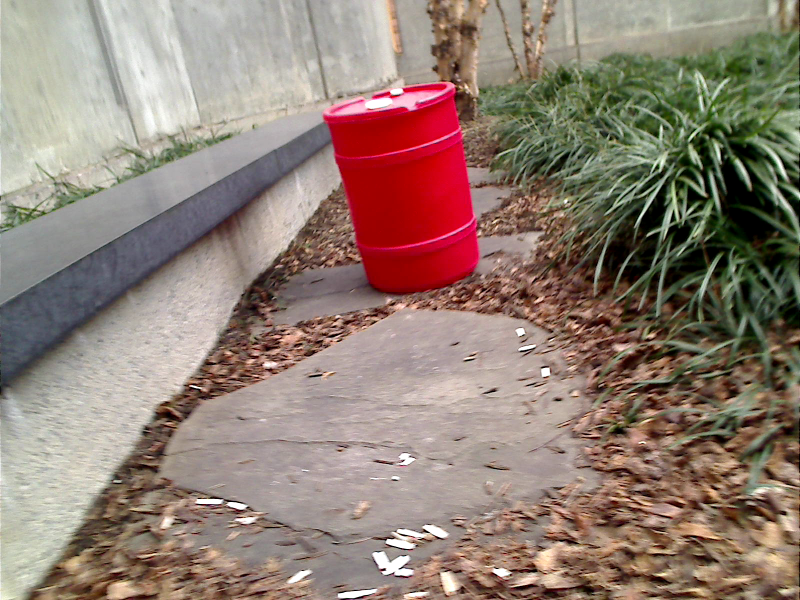
%> input picture data/train_set/img1.png, 1600 x 1200 px (shown at 1/2 size); its folder holds only this picture in this run
$ octave run.m   (GNU Octave 9; MATLAB toolbox functions it lacks are replaced by stand-ins)
%> lines starting %> are read from the running program, lines starting %| are printed output that depends on the picture; in (x1, y1, x2, y2) boxes, pixels count from 0 and x2, y2 are one past the last pixel; in counts of white or black regions, pixels touching at a corner belong together; the program's own positions count from 1
%> further down, im is the input picture: size 1200x1600x3 uint8; mean R, G, B 145.4, 127.2, 115.9
### code/myAlgorithm.m
function [x y d]=myAlgorithm(im)
szy=size(im,1);
%> szy = 1200
szx=size(im,2);
%> szx = 1600
% Trained Parameters
meanfx=5.5114; %mean focal length in X
meanfy=8.4864; %mean focal length in Y
%Resizing image for faster processing
I=imresize(im,[300 400]);
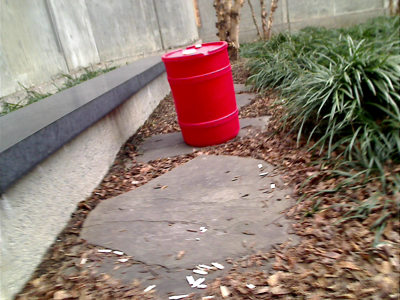
%> I: size 300x400x3 uint8; mean R, G, B 145.4, 127.2, 115.9
%Contrast Adjustment using HSV space
Ihsv=rgb2hsv(I);
%> Ihsv: size 300x400x3 double; mean H, S, V 0.207, 0.268, 0.582
mtmp=mean(mean(Ihsv(:,:,3)));
%> mtmp = 0.582
Ihsv(:,:,3)=imadjust(Ihsv(:,:,3),[0 mtmp],[mtmp 1]);
%> Ihsv: size 300x400x3 double; mean H, S, V 0.207, 0.268, 0.943
Irgb=hsv2rgb(Ihsv);
%Applying adaptive histogram equalization on the R channel
Irgb(:,:,1)=adapthisteq(Irgb(:,:,1));
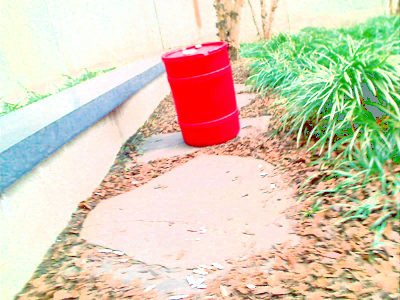
%> Irgb: size 300x400x3 double; mean R, G, B 0.851, 0.804, 0.712
imsz=numel(I(:,:,1));
%> imsz = 120000
Ir=reshape(Irgb(:,:,1),1,imsz);
Ig=reshape(Irgb(:,:,2),1,imsz);
Ib=reshape(Irgb(:,:,3),1,imsz);
Ivec=[Ir;Ig;Ib];
d=size(Ivec,1); %dimension d
%> d = 3
% Use K-Means on processed image
K=5; % #clusters
% Initialize the mean vectors
meanvec=rand(d,K);
% RGB space initialization values between 0-1
% 3 cluster means alone are initialized through training using roipoly
% Rest of the the cluster means are randomnly initialized
meanvec(:,1)=[1; 0.0337; 0.1880]; %Barrel Color
meanvec(:,2)=[0.6;0.0;0.2]; %Brown Close to barrel color
meanvec(:,3)=[1; 0.357; 0.4]; %Chair Red Color
% Assign Clusters
distmat=zeros(1,size(Ivec,2));
thresh=0.01;
idx=zeros(1,size(Ivec,2));
% In K-means the cluster means for the 3 cluster mentioned above are
% limited within range
for j=1:100
    for i=1:K
        tmp=bsxfun(@minus,Ivec,meanvec(:,i));
        distmat(i,:)=sum(tmp.*tmp,1);
    end
    pidx=idx;
    [val idx]=min(distmat,[],1);
    % Compute new mean vectors
    for i=1:K
        tmp=Ivec(:,idx==i);
        meanvec(:,i)=mean(tmp,2);
    end
    if (meanvec(1,1)<0.9 || meanvec(2,1)>0.2)
        meanvec(:,1)=[0.9054; 0.0337; 0.1880];
    end
    if (meanvec(1,2)>0.7 || meanvec(2,2)>0.3)
        meanvec(:,2)=[0.6; 0.0337; 0.1880];
    end
    if (meanvec(1,3)<0.9 || meanvec(2,3)<0.3 || meanvec(2,3)>0.5 || meanvec(3,3)<0.3 || meanvec(3,3)>0.5)
        meanvec(:,3)=[1; 0.337; 0.4];
    end
    if (sum(find(idx-pidx))<500)
        %fprintf('Kmeans convergence achieved %d\n',j);
        break;
    end
end
%> after the loop, meanvec = [0.991 0.6 0.923 0.965 0.594; 0.00214 0.0337 0.484 0.921 0.72; 0.0763 0.188 0.465 0.857 0.548]
% Color segment based on mean vector
for i=1:K
    tmp=bsxfun(@minus,Ivec,meanvec(:,i));
    distmat(i,:)=sum(tmp.*tmp,1);
end
tmp=distmat(1,:);
if (mtmp>0.5)
    tmp(tmp>thresh)=1000;
else
    tmp(tmp>0.05)=1000;
end
[val idx]=min(distmat,[],1);
matidx=reshape(idx,size(I,1),size(I,2));
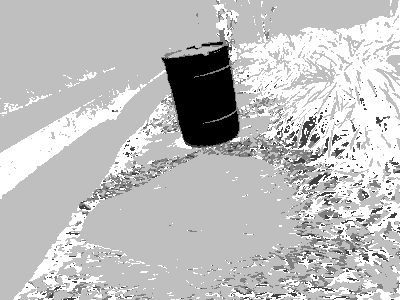
%> matidx: size 300x400 double; min 1, max 5, mean 3.99; drawn with min black and max white
matidx3=matidx;
matidx3(matidx3~=3)=0; % Cluster #3 corresponds to bright red
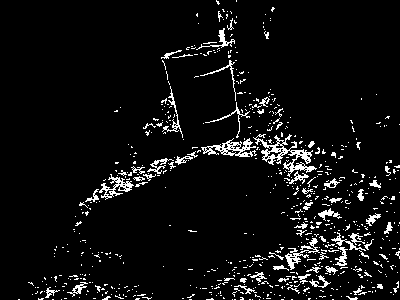
%> matidx3: size 300x400 double; values 0 (black) and 3 (white), 6% white in thin lines or dots
matidx3(matidx3==3)=1;
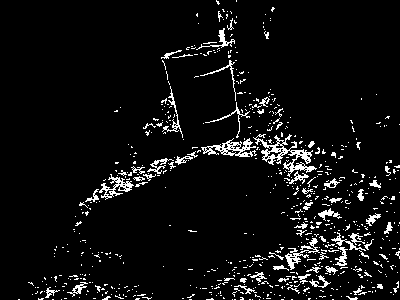
%> matidx3: size 300x400 double; values 0 (black) and 1 (white), 6% white in thin lines or dots
matidx(matidx~=1)=0; % Cluster #1 corresponds to normal red
%> matidx: size 300x400 double; values 0 (black) and 1 (white), 4.5% white; 3 white regions (1 under 20 px), largest, box (x1, y1, x2, y2) and area: (162, 46, 239, 146) 5312, (202, 42, 223, 46) 47
%imshow(Irgb);
%figure,imshow(matidx);
% Post processing of the obtained black-white image to remove noise
% remove all object containing fewer than 30 pixels
% NORMAL RED MASK
bw = bwareaopen(matidx,10);
% fill a gap in the pen's cap
se = strel('disk',5);
se2 = strel('disk',2);
bw = imclose(bw,se);
%> bw: size 300x400 logical; 4.8% white; 1 white region, box (x1, y1, x2, y2) and area: (162, 42, 239, 146) 5749
bw = imopen(bw,se2);
%> bw: size 300x400 logical; 4.8% white; 1 white region, box (x1, y1, x2, y2) and area: (163, 42, 239, 146) 5738
% fill any holes, so that regionprops can be used to estimate
% the area enclosed by each of the boundaries
bw = bwareaopen(bw,100);
bw = imfill(bw,'holes');
%figure,imshow(bw)

% BRIGHT RED MASK
% remove all object containing fewer than 30 pixels
bw3 = bwareaopen(matidx3,10);
%> bw3: size 300x400 logical; 4.8% white in thin lines or dots, all inside (x1, y1, x2, y2) = (45, 0, 400, 300)
% fill a gap in the pen's cap
se = strel('disk',5);
se2 = strel('disk',5);
bw3 = imclose(bw3,se);
%> bw3: size 300x400 logical; 9.8% white; 37 white regions (9 under 20 px), largest, box (x1, y1, x2, y2) and area: (79, 97, 351, 237) 5649, (252, 224, 374, 294) 3194, (143, 86, 183, 138) 462
bw3 = imopen(bw3,se2);
%> bw3: size 300x400 logical; 6.3% white; 9 white regions, largest, box (x1, y1, x2, y2) and area: (269, 230, 372, 292) 2960, (211, 129, 318, 195) 2728, (94, 159, 176, 199) 1313
% fill any holes, so that regionprops can be used to estimate
% the area enclosed by each of the boundaries
bw3 = bwareaopen(bw3,100);
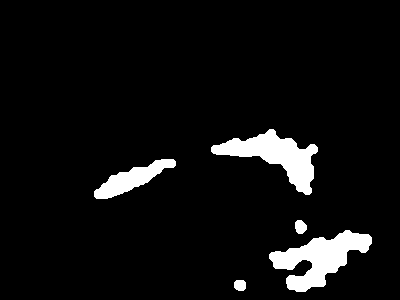
%> bw3: size 300x400 logical; 6% white; 5 white regions, box (x1, y1, x2, y2) and area: (269, 230, 372, 292) 2960, (211, 129, 318, 195) 2728, (94, 159, 176, 199) 1313, (295, 220, 307, 234) 132, (234, 280, 246, 291) 116
%bw3 = imfill(bw3,'holes');
%figure,imshow(bw3)
% Estimating Centroid and Depth
[B,L] = bwboundaries(bw,'noholes');
%> L: size 300x400 double; values 0 (black) and 1 (white), 4.8% white; 1 white region
%> B = 1 boundary; box (x1, y1, x2, y2) and points: (163, 42, 239, 146) 287
stats=regionprops(L,'Centroid','Area','BoundingBox','Perimeter','Orientation');
%> stats = 1 region; box (x1, y1, x2, y2), Area, Centroid, Orientation and Perimeter: (163, 42, 239, 146) 5738 [204.9 95.3] -81.03 301.6
prevarea=-1;
prevratio=0;
area=-2;

for k = 1:length(B)
  area = stats(k).Area;
  % compute the roundness metric
  centro=stats(k).Centroid;
  %perimeter=stats(k).Perimeter;
  %metric = 4*pi*area/perimeter^2;
  rect1 = stats(k).BoundingBox;
  ratiowh=max(rect1(3),rect1(4))/min(rect1(3),rect1(4));
  arearect=rect1(3)*rect1(4);
  arearatio=area/arearect;
  %[ratio1 ratiowh area]
  if (arearatio>0.5 && ratiowh>1 && ratiowh<1.9)
      if (arearatio>prevratio)
          prevratio=arearatio;
          prevarea=area;
          rectfin=rect1;
          centrofin=centro;
      elseif (arearatio==prevratio && area>prevarea)
          prevarea=area;
          rectfin=rect1;
          centrofin=centro;
          %orientfin=stats(k).Orientation;
      end
  end
end
%> this loop made 1 pass
%> (area, ratiowh, arearect, arearatio, prevratio, prevarea, rectfin, centrofin) on pass 1: (5738, 1.37, 7904, 0.726, 0.726, 5738, [163.5 42.5 76 104], [204.9 95.34])
if (prevarea>0)
    % [5 lines of commented-out code are left out]
    finalcx=centrofin(1);
%> finalcx = 204.9
    finalcy=centrofin(2);
%> finalcy = 95.34
    finalrect=rectfin;
%> finalrect = [163.5 42.5 76 104]
else
    prevarea=-1;
    prevratio=0;
    area=-2;
    [B3,L3] = bwboundaries(bw3,'noholes');
    stats3=regionprops(L3,'Centroid','Area','BoundingBox','Perimeter');
    figure,imshow(I)
    for k = 1:length(B3)
      area = stats3(k).Area;
      % compute the roundness metric
      centro=stats3(k).Centroid;
      %perimeter=stats3(k).Perimeter;
      %metric = 4*pi*area/perimeter^2;
      rect1 = stats3(k).BoundingBox;
      arearect=rect1(3)*rect1(4);
      ratiowh=max(rect1(3),rect1(4))/min(rect1(3),rect1(4));
      arearatio=area/arearect;
      %[ratio1 ratiowh area centro]
      if (arearatio>0.5 && ratiowh>1 && ratiowh<1.9)
          if (arearatio>prevratio)
              prevratio=arearatio;
              prevarea=area;
              rectfin=rect1;
              centrofin=centro;
          elseif (arearatio==prevratio && area>prevarea)
              ratiofin=ratiowh;
              prevarea=area;
              rectfin=rect1;
              centrofin=centro;
          end
      end
    end
    if (prevarea>0)
        % [5 lines of commented-out code are left out]
        finalcx=centrofin(1);
        finalcy=centrofin(2);
        finalrect=rectfin;
    end
end
d1=16*meanfx/finalrect(3);
%> d1 = 1.16
d2=22*meanfy/finalrect(4);
%> d2 = 1.8
d=(d1+d2)/2;
%> d = 1.48
x=finalcx*(szx/400);
%> x = 819.7
y=finalcy*(szy/300);
%> y = 381.4
x=round(x);
%> x = 820
y=round(y);
%> y = 381
if (x<0)
    x=1;
elseif (x>szx)
    x=szx;
end
if (y<0)
    y=1;
elseif (y>szy)
    y=szy;
end
end

### code/run.m
%% Test Script
dirstruct = dir('../train_set/*.png');
for i=1:length(dirstruct)
    %im=imread(strcat('../calibration_set/',dirstruct(2).name));
    %im=imread('../color_train/img85.png');
    im=imread(strcat('../train_set/',dirstruct(i).name));
    tic
    [x, y, d]=myAlgorithm(im);
%> x = 820; y = 381; d = 1.48
    toc
    image(im);
    hold on;
    plot(x,y,'g+');
    title(sprintf('Barrel distance: %f m',d));
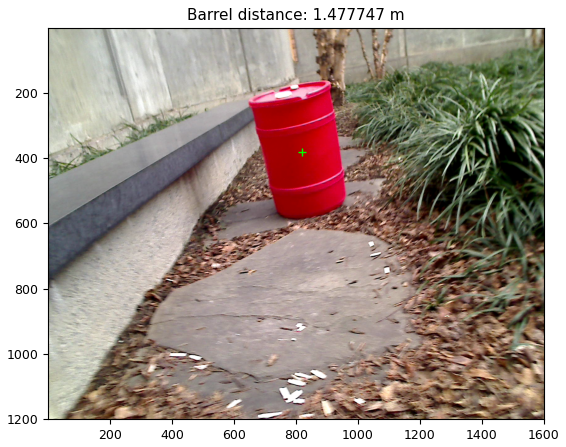
%> figure redrawn from the program's plot data
    hold off;
    pause;
end

$ run again, on data/train_set/img23.png
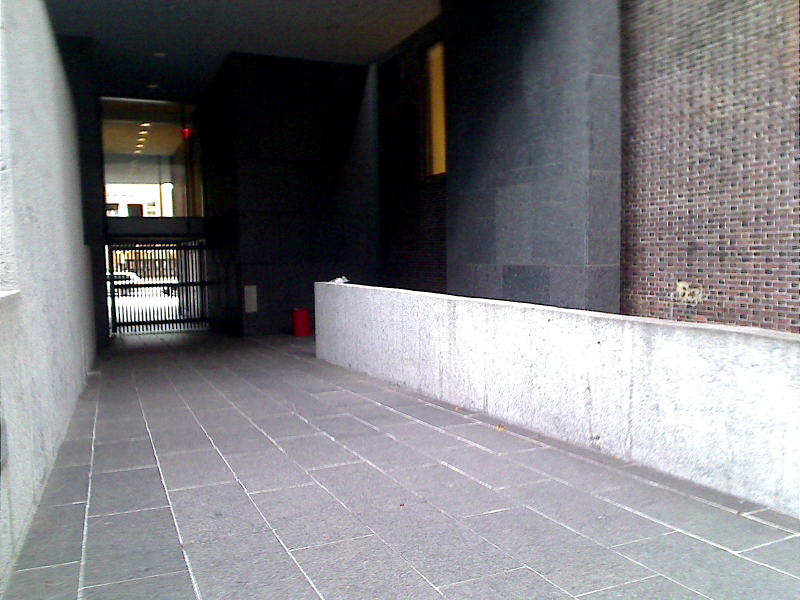
%> input picture data/train_set/img23.png, 1600 x 1200 px (shown at 1/2 size)
%> im is the input picture: size 1200x1600x3 uint8; mean R, G, B 127.1, 126, 129.8
%> mtmp = 0.521
%> imsz = 120000
%> after the loop in myAlgorithm, `for j=1:100`: meanvec = [0.905 0.304 1 0.907 0.446; 0.0337 0.0991 0.337 0.949 0.54; 0.188 0.409 0.4 0.975 0.616]
%> in myAlgorithm, `matidx3(matidx3==3)=1;`:
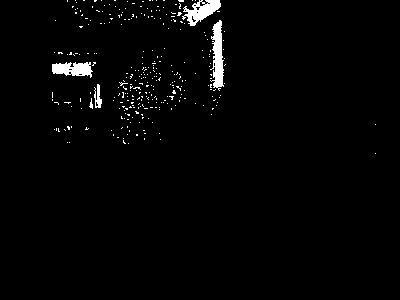
%> matidx3: size 300x400 double; values 0 (black) and 1 (white), 2% white; 302 white regions (297 under 20 px), largest, box (x1, y1, x2, y2) and area: (210, 20, 224, 91) 598, (182, 0, 221, 26) 510, (52, 62, 93, 78) 444, (94, 84, 102, 108) 110, (89, 98, 93, 109) 22
%> L: size 300x400 double; 4 distinct labels, from 0 to 3
%> B = 3 boundaries; box (x1, y1, x2, y2) and points: (190, 30, 225, 89) 167, (154, 52, 172, 76) 56, (146, 154, 156, 168) 34
%> stats = 3 regions; box (x1, y1, x2, y2), Area, Centroid, Orientation and Perimeter: (190, 30, 225, 89) 688 [211.2 56.5] 79.33 190.7, (154, 52, 172, 76) 221 [163 66.5] -82.94 63.95, (146, 154, 156, 168) 107 [151.4 161.6] -84.45 35.93
%> the loop in myAlgorithm, `for k = 1:length(B)` made 3 passes
%> (area, ratiowh, arearect, arearatio, prevratio, prevarea, rectfin, centrofin) on pass 1: (107, 1.4, 140, 0.764, 0.764, 107, [146.5 154.5 10 14], [151.4 161.6])
%> finalcx = 151.4
%> finalcy = 161.6
%> finalrect = [146.5 154.5 10 14]
%> d1 = 8.82
%> d2 = 13.34
%> in myAlgorithm, `d=(d1+d2)/2;`: d = 11.08
%> in myAlgorithm, `x=finalcx*(szx/400);`: x = 605.6
%> in myAlgorithm, `y=finalcy*(szy/300);`: y = 646.6
%> in myAlgorithm, `x=round(x);`: x = 606
%> in myAlgorithm, `y=round(y);`: y = 647
%> `[x, y, d]=myAlgorithm(im);`: x = 606; y = 647; d = 11.08
%> `title(sprintf('Barrel distance: %f m',d));`:
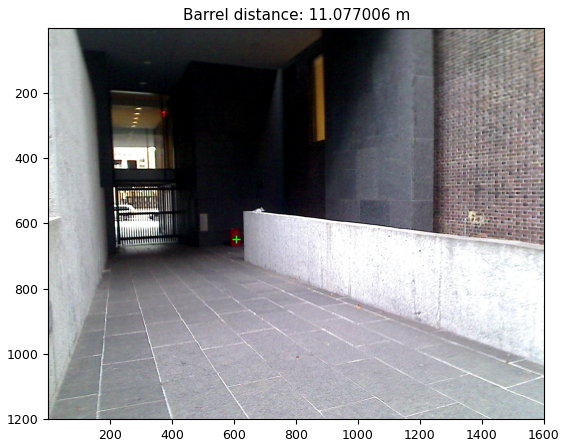
%> figure redrawn from the program's plot data

$ run again, on data/train_set/img27.png
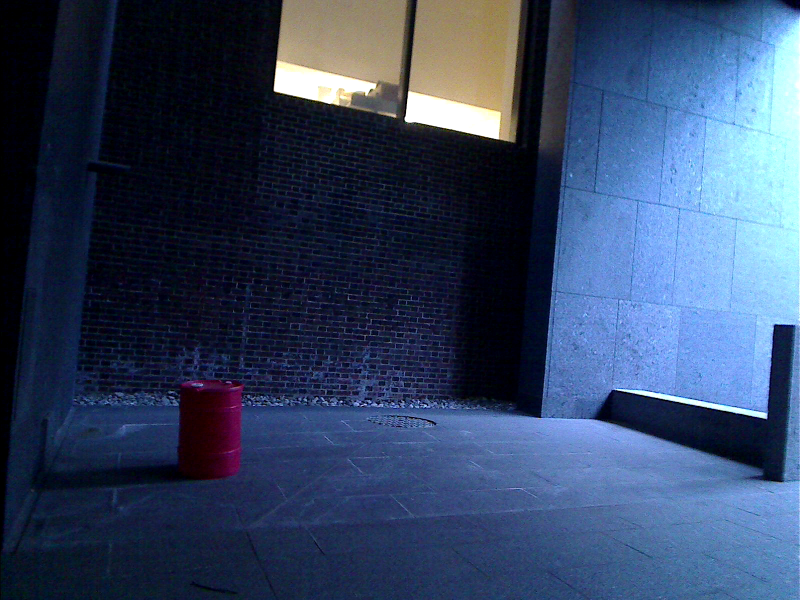
%> input picture data/train_set/img27.png, 1600 x 1200 px (shown at 1/2 size)
%> im is the input picture: size 1200x1600x3 uint8; mean R, G, B 51.2, 68, 97.9
%> mtmp = 0.395
%> imsz = 120000
%> after the loop in myAlgorithm, `for j=1:100`: meanvec = [0.905 0.217 1 0.93 0.505; 0.0337 0.228 0.337 0.898 0.618; 0.188 0.587 0.4 0.81 0.954]
%> in myAlgorithm, `matidx3(matidx3==3)=1;`:
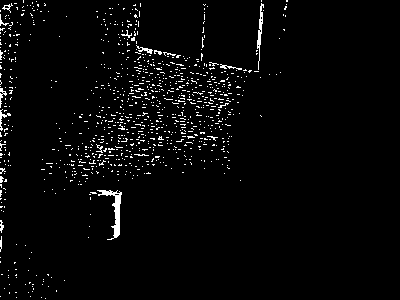
%> matidx3: size 300x400 double; values 0 (black) and 1 (white), 3% white in thin lines or dots, all inside (x1, y1, x2, y2) = (0, 0, 288, 299)
%> L: size 300x400 double; values 0 (black) and 1 (white), 0.91% white; 1 white region
%> B = 1 boundary; box (x1, y1, x2, y2) and points: (89, 194, 116, 240) 126
%> stats = 1 region; box (x1, y1, x2, y2), Area, Centroid, Orientation and Perimeter: (89, 194, 116, 240) 1096 [102.8 217.5] 88.55 129.3
%> the loop in myAlgorithm, `for k = 1:length(B)` made 1 pass
%> (area, ratiowh, arearect, arearatio, prevratio, prevarea, rectfin, centrofin) on pass 1: (1096, 1.7, 1242, 0.882, 0.882, 1096, [89.5 194.5 27 46], [102.8 217.5])
%> finalcx = 102.8
%> finalcy = 217.5
%> finalrect = [89.5 194.5 27 46]
%> d1 = 3.27
%> d2 = 4.06
%> in myAlgorithm, `d=(d1+d2)/2;`: d = 3.66
%> in myAlgorithm, `x=finalcx*(szx/400);`: x = 411.4
%> in myAlgorithm, `y=finalcy*(szy/300);`: y = 870
%> in myAlgorithm, `x=round(x);`: x = 411
%> `[x, y, d]=myAlgorithm(im);`: y = 870; d = 3.66
%> `title(sprintf('Barrel distance: %f m',d));`:
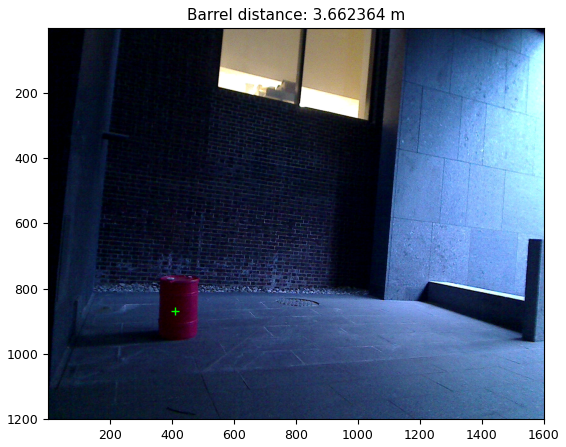
%> figure redrawn from the program's plot data

$ run again, on data/train_set/img30.png
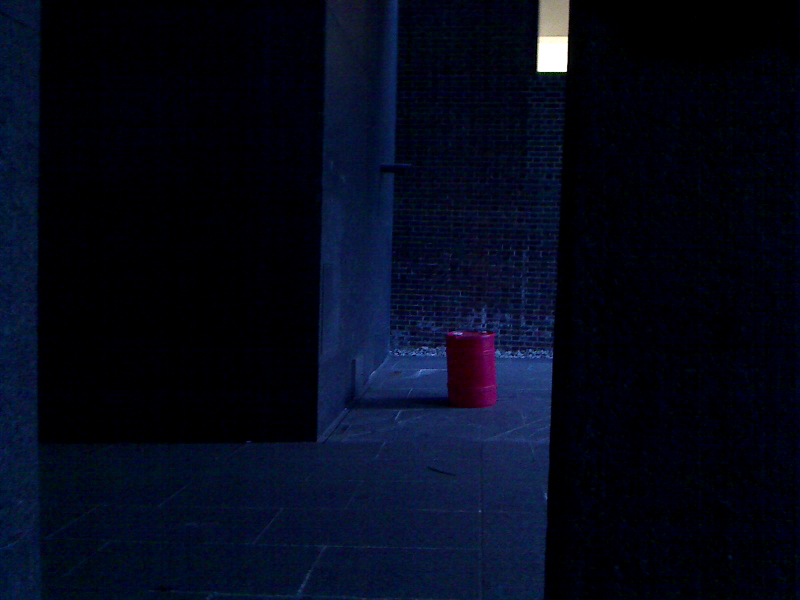
%> input picture data/train_set/img30.png, 1600 x 1200 px (shown at 1/2 size)
%> im is the input picture: size 1200x1600x3 uint8; mean R, G, B 4.9, 9.6, 25.6
%> mtmp = 0.101
%> imsz = 120000
%> after the loop in myAlgorithm, `for j=1:100`: meanvec = [0.954 0.0282 1 0.416 0.064; 0.0876 0.0361 0.337 0.433 0.272; 0.765 0.292 0.4 0.997 0.921]
%> L: size 300x400 double; values 0 (black) and 1 (white), 0.51% white; 1 white region
%> B = 1 boundary; box (x1, y1, x2, y2) and points: (223, 165, 249, 204) 132
%> stats = 1 region; box (x1, y1, x2, y2), Area, Centroid, Orientation and Perimeter: (223, 165, 249, 204) 606 [239.5 185] -85.54 141.6
%> the loop in myAlgorithm, `for k = 1:length(B)` made 1 pass
%> (area, ratiowh, arearect, arearatio, prevratio, prevarea, rectfin, centrofin) on pass 1: (606, 1.5, 1014, 0.598, 0.598, 606, [223.5 165.5 26 39], [239.5 185])
%> finalcx = 239.5
%> finalcy = 185
%> finalrect = [223.5 165.5 26 39]
%> d1 = 3.39
%> d2 = 4.79
%> in myAlgorithm, `d=(d1+d2)/2;`: d = 4.09
%> in myAlgorithm, `x=finalcx*(szx/400);`: x = 958
%> in myAlgorithm, `y=finalcy*(szy/300);`: y = 740.1
%> in myAlgorithm, `y=round(y);`: y = 740
%> `[x, y, d]=myAlgorithm(im);`: x = 958; y = 740; d = 4.09
%> `title(sprintf('Barrel distance: %f m',d));`:
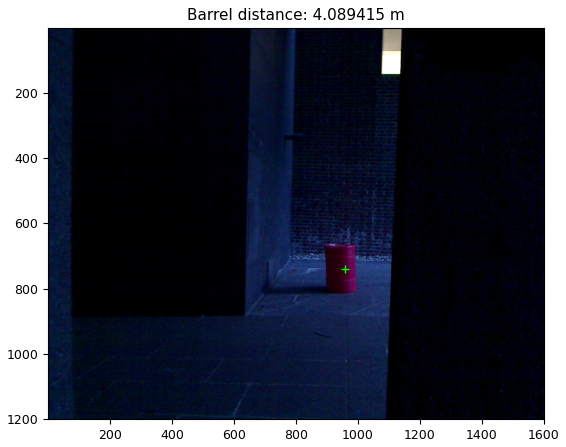
%> figure redrawn from the program's plot data
